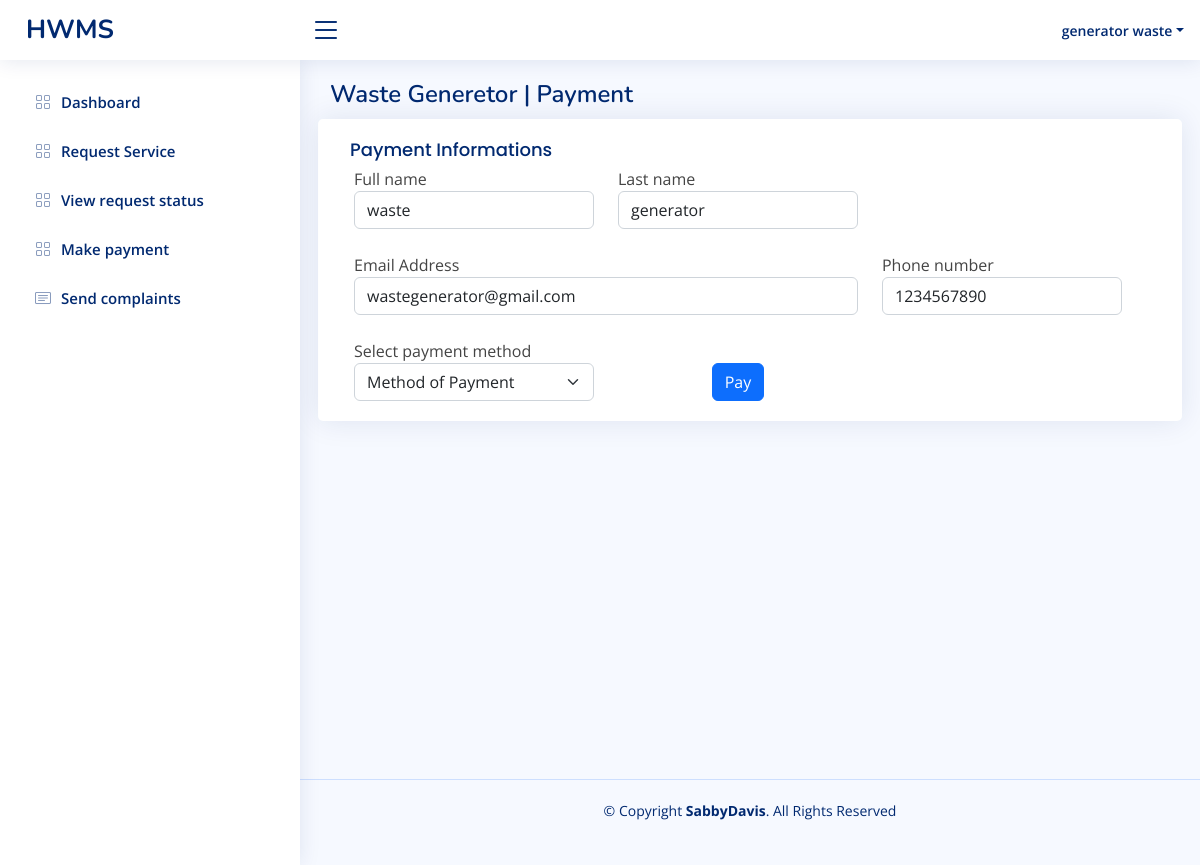
Page /wastegenerator/payment.php (signed in) on the committed database.
### tables this page shows
CREATE TABLE IF NOT EXISTS `users` (
  `user_id` int NOT NULL AUTO_INCREMENT,
  `fname` varchar(100) NOT NULL,
  `lname` varchar(100) NOT NULL,
  `email` varchar(100) NOT NULL,
  `password` varchar(255) NOT NULL DEFAULT '$2y$10$9nynCknZcZ/IgqjGDsIog.LIux8bWUsGW6ZMW5t.SkREPcNv5zlXi',
  `address_id` int NOT NULL,
  `contact` varchar(50) NOT NULL,
  `status` int NOT NULL DEFAULT '4',
  `role_id` int NOT NULL DEFAULT '1',
  PRIMARY KEY (`user_id`),
  KEY `role_id` (`role_id`),
  KEY `address_id` (`address_id`),
  KEY `status` (`status`)
);

### wastegenerator/payment.php (the view, shortened to what this page needs)
<?php
require_once('../app/connection.php');
$user_id = $_SESSION['id'];
if (empty($user_id)) {
  header('location:../index.php');
} else {
  $query = "select * from users where user_id =$user_id ";
  $send = mysqli_query($con, $query);
  $rows = mysqli_fetch_assoc($send);
}
?>
<!DOCTYPE html>
<html lang="en">
<head>
  <link href="../assets/vendor/bootstrap/css/bootstrap.min.css" rel="stylesheet">
  <link href="../assets/vendor/bootstrap-icons/bootstrap-icons.css" rel="stylesheet">
  <link href="../assets/vendor/boxicons/css/boxicons.min.css" rel="stylesheet">
  <link href="../assets/vendor/quill/quill.snow.css" rel="stylesheet">
  <link href="../assets/vendor/quill/quill.bubble.css" rel="stylesheet">
  <link href="../assets/vendor/remixicon/remixicon.css" rel="stylesheet">
  <link href="../assets/vendor/simple-datatables/style.css" rel="stylesheet">
  <link href="../assets/css/style.css" rel="stylesheet">
</head>
<body>
  <header id="header" class="header fixed-top d-flex align-items-center">
    <div class="d-flex align-items-center justify-content-between">
      <a href="index.html" class="logo d-flex align-items-center">
        <span class="d-none d-lg-block">HWMS</span>
      </a>
      <i class="bi bi-list toggle-sidebar-btn"></i>
    </div>
    <nav class="header-nav ms-auto">
      <ul class="d-flex align-items-center">
        <li class="nav-item dropdown pe-3">
          <a class="nav-link nav-profile d-flex align-items-center pe-0" href="#" data-bs-toggle="dropdown">
            <span class="d-none d-md-block dropdown-toggle ps-2"> <?php echo $rows['lname'] . " " . $rows['fname']; ?></span>
          </a>
        </li>
      </ul>
    </nav>
  </header>
  <aside id="sidebar" class="sidebar">
  <ul class="sidebar-nav" id="sidebar-nav">
<li class="nav-item">
  <a class="nav-link collapsed" href="wastegeneratorDashboard.php">
    <i class="bi bi-grid"></i>
    <span>Dashboard</span>
  </a>
</li>
<li class="nav-item">
  <a class="nav-link collapsed" href="request.php">
    <i class="bi bi-grid"></i>
    <span>Request Service</span>
  </a>
</li>
   <li class="nav-item">
  <a class="nav-link collapsed" href="waste_request.php">
    <i class="bi bi-grid"></i>
    <span>View request status</span>
  </a>
</li>
<li class="nav-item">
  <a class="nav-link collapsed" href="payment.php">
    <i class="bi bi-grid"></i>
    <span>Make payment</span>
  </a>
</li>
<li class="nav-item">
  <a class="nav-link collapsed" href="complaints.php">
    <i class="bi bi-card-text"></i>
    <span>Send complaints</span>
  </a>
</li>
</ul>
  </aside>
  <main id="main" class="main">
    <div class="pagetitle">
      <h1>Waste Generetor | Payment</h1>
    </div>
    <section class="section" style="height: 80vh;">
      <div class="row">
        <div class="card">
          <div class="card-body">
            <h5 class="card-title">Payment Informations</h5>
            <form class="row g-3">
              <div class="row">
                <div class="col-md-4">
                  <label for="">Full name</label>
                  <input type="text" class="form-control" value="<?php echo $rows['fname'] ?>" readonly>
                </div>
                <div class="col-md-4">
                  <label for="">Last name</label>
                  <input type="text" class="form-control" value="<?php echo $rows['lname']; ?>" readonly>
                </div>
              </div>
              <div class="row mt-4">
                <div class="col-md-8">
                  <label for="">Email Address</label>
                  <input type="email" class="form-control" placeholder="" value="<?php echo $rows['email']; ?>" readonly>
                </div>
                <div class="col-md-4">
                  <label for="">Phone number</label>
                  <input type="text" class="form-control" placeholder="" value="<?php echo $rows['contact']; ?>">
                </div>
              </div>
              <div class="row mt-4">
              <div class="col-md-4">
                <label for="">Select payment method</label>
                <select id="inputState" class="form-select">
                  <option selected>Method of Payment</option>
                </select>
              </div>
              <div class="text-center col-md-4 mt-4">
                <button type="submit" class="btn btn-primary">Pay</button>
              </div>
              </div>
            </form>
          </div>
        </div>
      </div>
    </section>
  </main>
  <footer id="footer" class="footer">
    <div class="copyright">
      &copy; Copyright <strong><span>SabbyDavis</span></strong>. All Rights Reserved
    </div>
  </footer>
</body>
</html>../

### assets/css/style.css (style rules this page uses)
:root { scroll-behavior: smooth; }
body { font-family: "Open Sans", sans-serif; background: #f6f9ff; color: #444444; }
a { color: #4154f1; text-decoration: none; }
h1, h2, h3, h4, h5, h6 { font-family: "Nunito", sans-serif; }
#main { margin-top: 60px; padding: 20px 30px; transition: all 0.3s; }
.pagetitle { margin-bottom: 10px; }
.pagetitle h1 { font-size: 24px; margin-bottom: 0; font-weight: 600; color: #012970; }
.card { margin-bottom: 30px; border: none; border-radius: 5px; box-shadow: 0px 0 30px rgba(1, 41, 112, 0.1); }
.card-title { padding: 20px 0 15px 0; font-size: 18px; font-weight: 500; color: #012970; font-family: "Poppins", sans-serif; }
.card-body { padding: 0 20px 20px 20px; }
.logo { line-height: 1; }
@media (min-width: 1200px) { .logo { width: 280px; } }
.logo span { font-size: 26px; font-weight: 700; color: #012970; font-family: "Nunito", sans-serif; }
.header { transition: all 0.5s; z-index: 997; height: 60px; box-shadow: 0px 2px 20px rgba(1, 41, 112, 0.1); background-color: #fff; padding-left: 20px; }
.header .toggle-sidebar-btn { font-size: 32px; padding-left: 10px; cursor: pointer; color: #012970; }
.header-nav ul { list-style: none; }
.header-nav>ul { margin: 0; padding: 0; }
.header-nav .nav-profile { color: #012970; }
.header-nav .nav-profile span { font-size: 14px; font-weight: 600; }
.sidebar { position: fixed; top: 60px; left: 0; bottom: 0; width: 300px; z-index: 996; transition: all 0.3s; padding: 20px; overflow-y: auto; scrollbar-width: thin; scrollbar-color: #aab7cf transparent; box-shadow: 0px 0px 20px rgba(1, 41, 112, 0.1); background-color: #fff; }
@media (min-width: 1200px) { #main, #footer { margin-left: 300px; } }
.sidebar-nav { padding: 0; margin: 0; list-style: none; }
.sidebar-nav li { padding: 0; margin: 0; list-style: none; }
.sidebar-nav .nav-item { margin-bottom: 5px; }
.sidebar-nav .nav-link { display: flex; align-items: center; font-size: 15px; font-weight: 600; color: #4154f1; transition: 0.3; background: #f6f9ff; padding: 10px 15px; border-radius: 4px; }
.sidebar-nav .nav-link i { font-size: 16px; margin-right: 10px; color: #4154f1; }
.sidebar-nav .nav-link.collapsed { color: #012970; background: #fff; }
.sidebar-nav .nav-link.collapsed i { color: #899bbd; }
.footer { padding: 20px 0; font-size: 14px; transition: all 0.3s; border-top: 1px solid #cddfff; }
.footer .copyright { text-align: center; color: #012970; }

### rows in the picture
users: lname "generator", fname "waste", email "wastegenerator@gmail.com", contact "1234567890"
